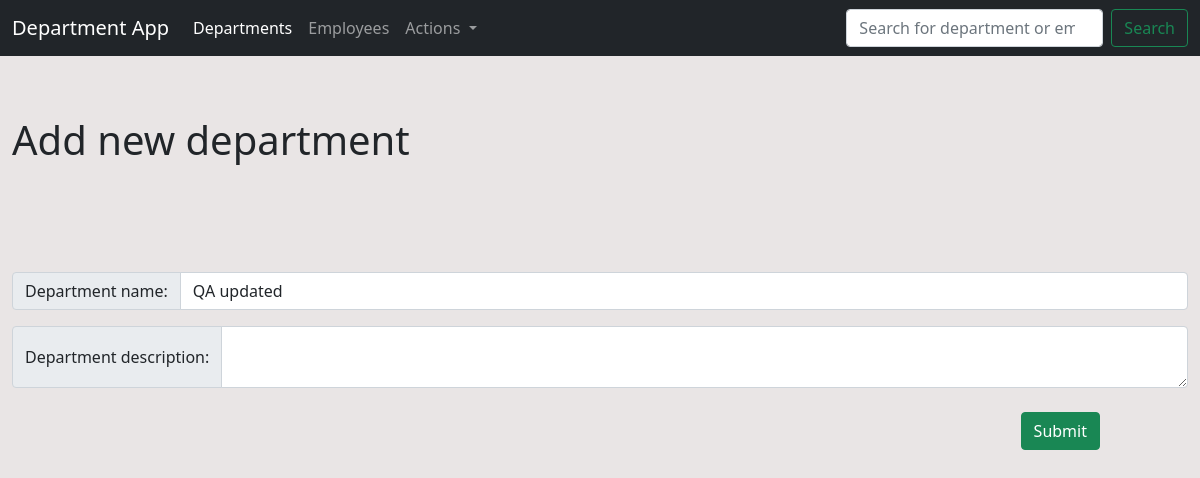
The app's page /departments/edit/1, older data.
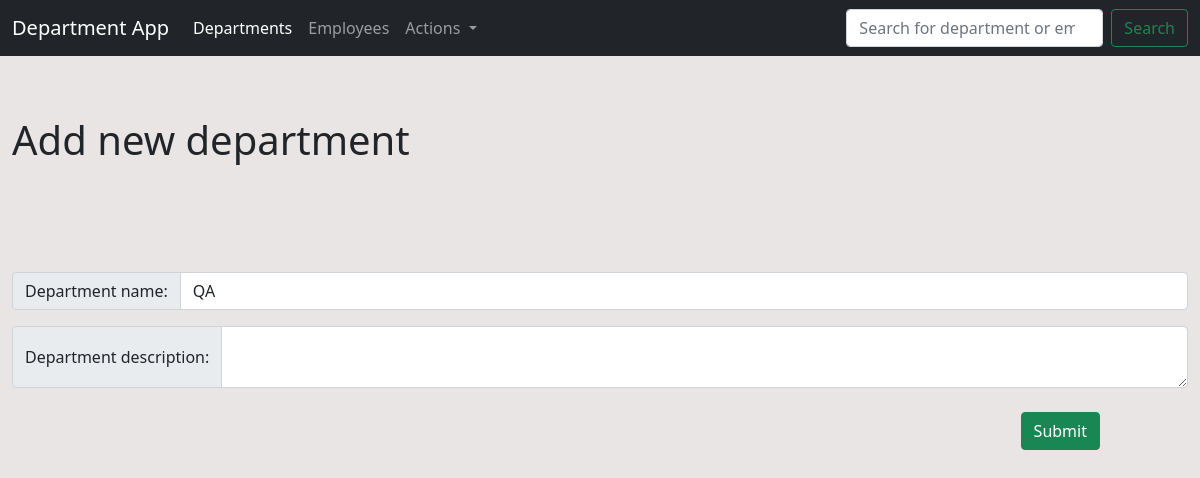
The same page, newer data.
### department_app/models/department_model.py (models this page shows, shortened)
class Departments(db.Model):
    id = db.Column(db.Integer, primary_key = True)
    dep_name = db.Column(db.String(50), nullable = False, unique = True)
    dep_description = db.Column(db.String(150))

### department_app/views/departments_view.py (the view, shortened to what this page needs)
@app.route("/departments/edit/<int:dep_id>", methods = ['POST', 'GET'])
def edit_department(dep_id):
    department = Departments.query.get_or_404(dep_id)
    default = [[department.dep_name, department.dep_description]]
    return render_template('add_department.html', default = default, action = f'/departments/edit/{dep_id}', menu = menu, dropdown = dropdown, title = 'Edit department')

### department_app/templates/add_department.html (shortened to what this page needs)
{% extends 'base.html' %}
{% block content %}
    <section>
        <div class="container-xxl">
          <div class="row">
            <div class="col-8">
              <h1>Add new department</h1>
            </div>
            <div class="col-4"></div>
          </div>
        </div>
      </section>
      <section>
        <form action = "{{ action }}" method="post">
        <div class="container-xxl">
          {% for elem in default %}
            <div class="input-group mb-3">
                <span class="input-group-text" id="inputGroup-sizing-default">Department name:</span>
                <input value="{{elem[0]}}" type="text" name="department_name"class="form-control" aria-label="Sizing example input" aria-describedby="inputGroup-sizing-default">
            </div>
            <div class="input-group">
                <span class="input-group-text">Department description:</span>
                <textarea value="{{elem[1]}}" class="form-control" name="department_description" aria-label="With textarea"></textarea>
            </div>
            {% endfor %}
            <br>
            <div >
                <button type="submit" class="btn btn-success">Submit</button>
            </div>
        </div>
      </form>
    </section>
    {% endblock -%}

Row changes from the older to the newer data that the page shows:
changed Departments: department_name "QA updated" → "QA"
